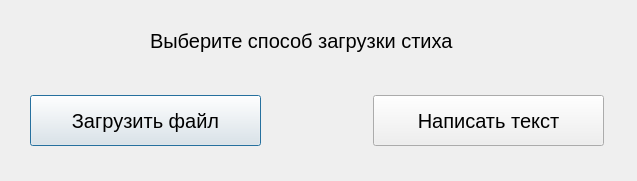
<?xml version="1.0" encoding="UTF-8"?>
<ui version="4.0">
 <class>Dialog</class>
 <widget class="QDialog" name="Dialog">
  <property name="geometry">
   <rect>
    <x>0</x>
    <y>0</y>
    <width>637</width>
    <height>181</height>
   </rect>
  </property>
  <property name="font">
   <font>
    <pointsize>15</pointsize>
   </font>
  </property>
  <property name="windowTitle">
   <string>Dialog</string>
  </property>
  <widget class="QLabel" name="lbl">
   <property name="geometry">
    <rect>
     <x>150</x>
     <y>10</y>
     <width>371</width>
     <height>61</height>
    </rect>
   </property>
   <property name="font">
    <font>
     <pointsize>15</pointsize>
    </font>
   </property>
   <property name="text">
    <string>Выберите способ загрузки стиха</string>
   </property>
  </widget>
  <widget class="QPushButton" name="loadTextBtn">
   <property name="geometry">
    <rect>
     <x>30</x>
     <y>95</y>
     <width>231</width>
     <height>51</height>
    </rect>
   </property>
   <property name="text">
    <string>Загрузить файл</string>
   </property>
  </widget>
  <widget class="QPushButton" name="loadFileBtn">
   <property name="geometry">
    <rect>
     <x>373</x>
     <y>95</y>
     <width>231</width>
     <height>51</height>
    </rect>
   </property>
   <property name="text">
    <string>Написать текст</string>
   </property>
  </widget>
 </widget>
 <resources/>
 <connections/>
</ui>
